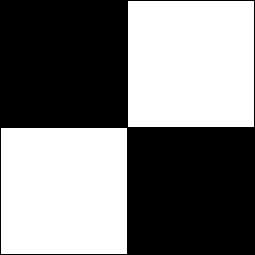
Frame 1 (no input)
Frame 60 (the mouse pressed at the canvas centre just before this capture): identical to frame 1, image omitted
Frame 120 (the mouse held since frame 60 and released just before this capture): identical to frame 1, image omitted

The Processing sketch that drew this single still picture (run headless with seeded random() and noise(); from frame 60 on, the mouse is pressed at the canvas centre):

// Processing sketch: Class3_3
// ── Class3_3.pde

void setup() {
  size(255, 255);
  background(255);
}
void draw() {
  stroke(0);
  line(0,height/2,width,height/2);
  line(width/2,0,width/2,height);
  
  rectMode(CORNER);
  
  fill(distance(0,0,mouseX,mouseY));
  rect(0,0,width/2,height/2);
  
  fill(distance(width,0,mouseX,mouseY));
  rect(width/2,0,width/2,height/2);
  
  fill(distance(0,height,mouseX,mouseY));
  rect(0,height/2,width/2,height/2);
  
  fill(distance(width,height,mouseX,mouseY));
  rect(width/2,height/2,width/2,height/2);
}
//---------- function --------------------------
float distance(float x1, float x2, float y1, float y2) {
  float d1=x1-x2;
  float d2=y1-y2;
  float d=sqrt(d1*d1+d2*d2);
  return d;
}
